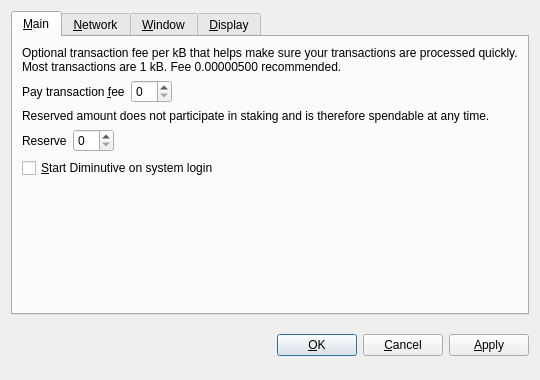
<?xml version="1.0" encoding="UTF-8"?>
<ui version="4.0">
 <class>OptionsDialog</class>
 <widget class="QDialog" name="OptionsDialog">
  <property name="geometry">
   <rect>
    <x>0</x>
    <y>0</y>
    <width>540</width>
    <height>380</height>
   </rect>
  </property>
  <property name="windowTitle">
   <string>Options</string>
  </property>
  <property name="modal">
   <bool>true</bool>
  </property>
  <layout class="QVBoxLayout" name="verticalLayout">
   <item>
    <widget class="QTabWidget" name="tabWidget">
     <property name="tabPosition">
      <enum>QTabWidget::North</enum>
     </property>
     <property name="currentIndex">
      <number>0</number>
     </property>
     <widget class="QWidget" name="tabMain">
      <attribute name="title">
       <string>&amp;Main</string>
      </attribute>
      <layout class="QVBoxLayout" name="verticalLayout_Main">
       <item>
        <widget class="QLabel" name="transactionFeeInfoLabel">
         <property name="text">
          <string>Optional transaction fee per kB that helps make sure your transactions are processed quickly. Most transactions are 1 kB. Fee 0.00000500 recommended.</string>
         </property>
         <property name="textFormat">
          <enum>Qt::PlainText</enum>
         </property>
         <property name="wordWrap">
          <bool>true</bool>
         </property>
        </widget>
       </item>
       <item>
        <layout class="QHBoxLayout" name="horizontalLayoutFee">
         <item>
          <widget class="QLabel" name="transactionFeeLabel">
           <property name="text">
            <string>Pay transaction &amp;fee</string>
           </property>
           <property name="textFormat">
            <enum>Qt::PlainText</enum>
           </property>
           <property name="buddy">
            <cstring>transactionFee</cstring>
           </property>
          </widget>
         </item>
         <item>
          <widget class="BitcoinAmountField" name="transactionFee"/>
         </item>
         <item>
          <spacer name="horizontalSpacerFee">
           <property name="orientation">
            <enum>Qt::Horizontal</enum>
           </property>
           <property name="sizeHint" stdset="0">
            <size>
             <width>40</width>
             <height>20</height>
            </size>
           </property>
          </spacer>
         </item>
        </layout>
       </item>
       <item>
        <widget class="QLabel" name="reserveBalanceInfoLabel">
         <property name="text">
          <string>Reserved amount does not participate in staking and is therefore spendable at any time.</string>
         </property>
         <property name="textFormat">
          <enum>Qt::PlainText</enum>
         </property>
         <property name="wordWrap">
          <bool>true</bool>
         </property>
        </widget>
       </item>
       <item>
        <layout class="QHBoxLayout" name="horizontalLayoutReserveBalance">
         <item>
          <widget class="QLabel" name="reserveBalanceLabel">
           <property name="text">
            <string>Reserve</string>
           </property>
           <property name="textFormat">
            <enum>Qt::PlainText</enum>
           </property>
           <property name="buddy">
            <cstring>reserveBalance</cstring>
           </property>
          </widget>
         </item>
         <item>
          <widget class="BitcoinAmountField" name="reserveBalance"/>
         </item>
         <item>
          <spacer name="horizontalSpacerReserveBalance">
           <property name="orientation">
            <enum>Qt::Horizontal</enum>
           </property>
           <property name="sizeHint" stdset="0">
            <size>
             <width>40</width>
             <height>20</height>
            </size>
           </property>
          </spacer>
         </item>
        </layout>
       </item>
       <item>
        <widget class="QCheckBox" name="bitcoinAtStartup">
         <property name="toolTip">
          <string>Automatically start Diminutive after logging in to the system.</string>
         </property>
         <property name="text">
          <string>&amp;Start Diminutive on system login</string>
         </property>
        </widget>
       </item>
       <item>
        <spacer name="verticalSpacer_Main">
         <property name="orientation">
          <enum>Qt::Vertical</enum>
         </property>
         <property name="sizeHint" stdset="0">
          <size>
           <width>20</width>
           <height>40</height>
          </size>
         </property>
        </spacer>
       </item>
      </layout>
     </widget>
     <widget class="QWidget" name="tabNetwork">
      <attribute name="title">
       <string>&amp;Network</string>
      </attribute>
      <layout class="QVBoxLayout" name="verticalLayout_Network">
       <item>
        <widget class="QCheckBox" name="mapPortUpnp">
         <property name="toolTip">
          <string>Automatically open the Diminutive client port on the router. This only works when your router supports UPnP and it is enabled.</string>
         </property>
         <property name="text">
          <string>Map port using &amp;UPnP</string>
         </property>
        </widget>
       </item>
       <item>
        <widget class="QCheckBox" name="connectSocks">
         <property name="toolTip">
          <string>Connect to the Diminutive network through a SOCKS5 proxy (e.g. when connecting through Tor).</string>
         </property>
         <property name="text">
          <string>&amp;Connect through SOCKS5 proxy:</string>
         </property>
        </widget>
       </item>
       <item>
        <layout class="QHBoxLayout" name="horizontalLayout_Network">
         <item>
          <widget class="QLabel" name="proxyIpLabel">
           <property name="text">
            <string>Proxy &amp;IP:</string>
           </property>
           <property name="textFormat">
            <enum>Qt::PlainText</enum>
           </property>
           <property name="buddy">
            <cstring>proxyIp</cstring>
           </property>
          </widget>
         </item>
         <item>
          <widget class="QValidatedLineEdit" name="proxyIp">
           <property name="maximumSize">
            <size>
             <width>140</width>
             <height>16777215</height>
            </size>
           </property>
           <property name="toolTip">
            <string>IP address of the proxy (e.g. 127.0.0.1)</string>
           </property>
          </widget>
         </item>
         <item>
          <widget class="QLabel" name="proxyPortLabel">
           <property name="text">
            <string>&amp;Port:</string>
           </property>
           <property name="textFormat">
            <enum>Qt::PlainText</enum>
           </property>
           <property name="buddy">
            <cstring>proxyPort</cstring>
           </property>
          </widget>
         </item>
         <item>
          <widget class="QLineEdit" name="proxyPort">
           <property name="maximumSize">
            <size>
             <width>55</width>
             <height>16777215</height>
            </size>
           </property>
           <property name="toolTip">
            <string>Port of the proxy (e.g. 9050)</string>
           </property>
          </widget>
         </item>
         <item>
          <spacer name="horizontalSpacer_Network">
           <property name="orientation">
            <enum>Qt::Horizontal</enum>
           </property>
           <property name="sizeHint" stdset="0">
            <size>
             <width>40</width>
             <height>20</height>
            </size>
           </property>
          </spacer>
         </item>
        </layout>
       </item>
       <item>
        <spacer name="verticalSpacer_Network">
         <property name="orientation">
          <enum>Qt::Vertical</enum>
         </property>
         <property name="sizeHint" stdset="0">
          <size>
           <width>20</width>
           <height>40</height>
          </size>
         </property>
        </spacer>
       </item>
      </layout>
     </widget>
     <widget class="QWidget" name="tabWindow">
      <attribute name="title">
       <string>&amp;Window</string>
      </attribute>
      <layout class="QVBoxLayout" name="verticalLayout_Window">
       <item>
        <widget class="QCheckBox" name="minimizeToTray">
         <property name="toolTip">
          <string>Show only a tray icon after minimizing the window.</string>
         </property>
         <property name="text">
          <string>&amp;Minimize to the tray instead of the taskbar</string>
         </property>
        </widget>
       </item>
       <item>
        <widget class="QCheckBox" name="minimizeOnClose">
         <property name="toolTip">
          <string>Minimize instead of exit the application when the window is closed. When this option is enabled, the application will be closed only after selecting Quit in the menu.</string>
         </property>
         <property name="text">
          <string>M&amp;inimize on close</string>
         </property>
        </widget>
       </item>
       <item>
        <spacer name="verticalSpacer_Window">
         <property name="orientation">
          <enum>Qt::Vertical</enum>
         </property>
         <property name="sizeHint" stdset="0">
          <size>
           <width>20</width>
           <height>40</height>
          </size>
         </property>
        </spacer>
       </item>
      </layout>
     </widget>
     <widget class="QWidget" name="tabDisplay">
      <attribute name="title">
       <string>&amp;Display</string>
      </attribute>
      <layout class="QVBoxLayout" name="verticalLayout_Display">
       <item>
        <layout class="QHBoxLayout" name="horizontalLayout_1_Display">
         <item>
          <widget class="QLabel" name="langLabel">
           <property name="text">
            <string>User Interface &amp;language:</string>
           </property>
           <property name="textFormat">
            <enum>Qt::PlainText</enum>
           </property>
           <property name="buddy">
            <cstring>lang</cstring>
           </property>
          </widget>
         </item>
         <item>
          <widget class="QValueComboBox" name="lang">
           <property name="toolTip">
            <string>The user interface language can be set here. This setting will take effect after restarting Diminutive.</string>
           </property>
          </widget>
         </item>
        </layout>
       </item>
       <item>
        <layout class="QHBoxLayout" name="horizontalLayout_2_Display">
         <item>
          <widget class="QLabel" name="unitLabel">
           <property name="text">
            <string>&amp;Unit to show amounts in:</string>
           </property>
           <property name="textFormat">
            <enum>Qt::PlainText</enum>
           </property>
           <property name="buddy">
            <cstring>unit</cstring>
           </property>
          </widget>
         </item>
         <item>
          <widget class="QValueComboBox" name="unit">
           <property name="toolTip">
            <string>Choose the default subdivision unit to show in the interface and when sending coins.</string>
           </property>
          </widget>
         </item>
        </layout>
       </item>
       <item>
        <widget class="QCheckBox" name="coinControlFeatures">
         <property name="toolTip">
          <string>Whether to show coin control features or not.</string>
         </property>
         <property name="text">
          <string>Display coin &amp;control features (experts only!)</string>
         </property>
        </widget>
       </item>
       <item>
        <widget class="QCheckBox" name="useBlackTheme">
         <property name="text">
          <string>Use black visual theme (requires restart)</string>
         </property>
        </widget>
       </item>
       <item>
        <spacer name="verticalSpacer_Display">
         <property name="orientation">
          <enum>Qt::Vertical</enum>
         </property>
         <property name="sizeHint" stdset="0">
          <size>
           <width>20</width>
           <height>40</height>
          </size>
         </property>
        </spacer>
       </item>
      </layout>
     </widget>
    </widget>
   </item>
   <item>
    <layout class="QHBoxLayout" name="horizontalLayout_Buttons">
     <item>
      <spacer name="horizontalSpacer_1">
       <property name="orientation">
        <enum>Qt::Horizontal</enum>
       </property>
       <property name="sizeHint" stdset="0">
        <size>
         <width>40</width>
         <height>48</height>
        </size>
       </property>
      </spacer>
     </item>
     <item>
      <widget class="QLabel" name="statusLabel">
       <property name="font">
        <font>
         <weight>75</weight>
         <bold>true</bold>
        </font>
       </property>
       <property name="text">
        <string/>
       </property>
       <property name="textFormat">
        <enum>Qt::PlainText</enum>
       </property>
       <property name="wordWrap">
        <bool>true</bool>
       </property>
      </widget>
     </item>
     <item>
      <spacer name="horizontalSpacer_2">
       <property name="orientation">
        <enum>Qt::Horizontal</enum>
       </property>
       <property name="sizeHint" stdset="0">
        <size>
         <width>40</width>
         <height>48</height>
        </size>
       </property>
      </spacer>
     </item>
     <item>
      <widget class="QPushButton" name="okButton">
       <property name="text">
        <string>&amp;OK</string>
       </property>
      </widget>
     </item>
     <item>
      <widget class="QPushButton" name="cancelButton">
       <property name="text">
        <string>&amp;Cancel</string>
       </property>
       <property name="autoDefault">
        <bool>false</bool>
       </property>
      </widget>
     </item>
     <item>
      <widget class="QPushButton" name="applyButton">
       <property name="text">
        <string>&amp;Apply</string>
       </property>
       <property name="autoDefault">
        <bool>false</bool>
       </property>
      </widget>
     </item>
    </layout>
   </item>
  </layout>
 </widget>
 <customwidgets>
  <customwidget>
   <class>BitcoinAmountField</class>
   <extends>QSpinBox</extends>
   <header>bitcoinamountfield.h</header>
  </customwidget>
  <customwidget>
   <class>QValueComboBox</class>
   <extends>QComboBox</extends>
   <header>qvaluecombobox.h</header>
  </customwidget>
  <customwidget>
   <class>QValidatedLineEdit</class>
   <extends>QLineEdit</extends>
   <header>qvalidatedlineedit.h</header>
  </customwidget>
 </customwidgets>
 <resources/>
 <connections/>
</ui>
